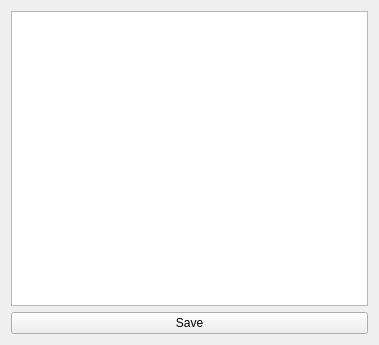
<?xml version="1.0" encoding="UTF-8"?>
<ui version="4.0">
 <class>ServerSettings</class>
 <widget class="QWidget" name="ServerSettings">
  <property name="geometry">
   <rect>
    <x>0</x>
    <y>0</y>
    <width>379</width>
    <height>345</height>
   </rect>
  </property>
  <property name="sizePolicy">
   <sizepolicy hsizetype="Maximum" vsizetype="Maximum">
    <horstretch>0</horstretch>
    <verstretch>0</verstretch>
   </sizepolicy>
  </property>
  <property name="windowTitle">
   <string>GetCalendar</string>
  </property>
  <layout class="QVBoxLayout">
   <property name="spacing">
    <number>6</number>
   </property>
   <property name="margin">
    <number>11</number>
   </property>
   <item>
    <layout class="QVBoxLayout" name="verticalLayout">
     <property name="sizeConstraint">
      <enum>QLayout::SetDefaultConstraint</enum>
     </property>
     <item>
      <widget class="QListWidget" name="uiServerList">
       <property name="sizePolicy">
        <sizepolicy hsizetype="Expanding" vsizetype="Expanding">
         <horstretch>1</horstretch>
         <verstretch>1</verstretch>
        </sizepolicy>
       </property>
      </widget>
     </item>
     <item>
      <widget class="QPushButton" name="uiSaveConfigButton">
       <property name="text">
        <string>Save</string>
       </property>
      </widget>
     </item>
    </layout>
   </item>
  </layout>
 </widget>
 <resources/>
 <connections/>
</ui>
